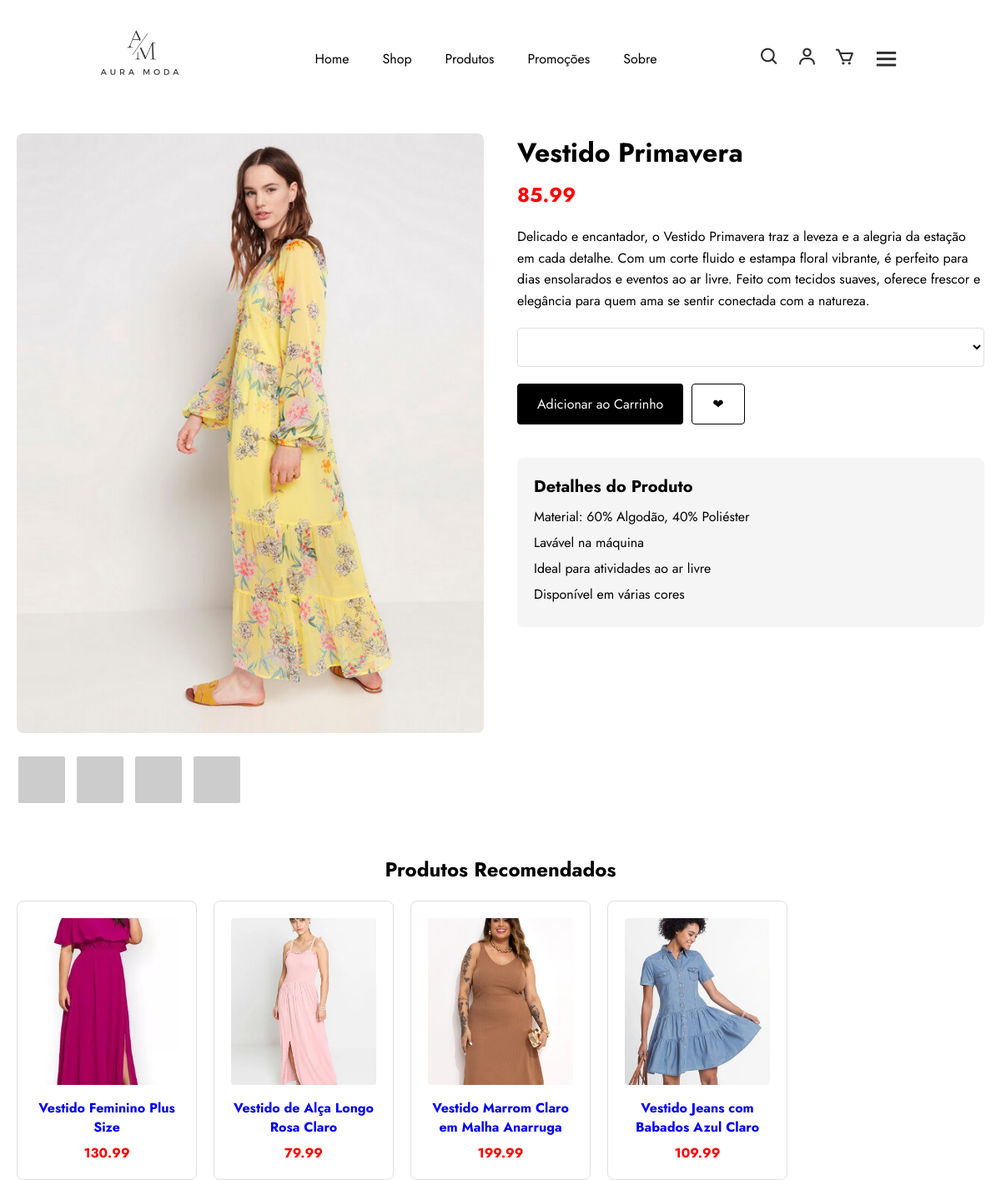
/detalhe/3, run on the app's committed database.
### ecommerce/models.py (models this page shows, shortened)
class Produto(models.Model):
    nome = models.CharField(max_length=200)
    descricao = models.TextField()
    preco = models.DecimalField(max_digits=10, decimal_places=2)  # Exemplo: 99999.99
    estoque = models.PositiveIntegerField()
    categoria = models.ForeignKey(Categoria, on_delete=models.SET_NULL, null=True, related_name='produtos')
    imagem = models.ImageField(upload_to='produtos/', blank=True)  # Caso queira armazenar imagem
    data_adicionado = models.DateTimeField(auto_now_add=True)

### ecommerce/views.py (the view)
# urls.py: path('detalhe/<int:produto_id>', views.detalhe_produto, name='detalhes'),
def detalhe_produto(request, produto_id):
    produto = get_object_or_404(Produto, id=produto_id)
    variacoes = produto.variacoes.all()
    produtos_recomendados = Produto.objects.filter(categoria=produto.categoria).exclude(id=produto.id)[:4]
    context = {
        'produto': produto,
        'variacoes': variacoes,
        'produtos_recomendados': produtos_recomendados,
    }
    return render(request, 'ecommerce/detalhe.html', context)

### ecommerce/templates/ecommerce/detalhe.html (shortened to what this page needs)
{% extends "base.html" %}
{% load static %}
{% block main %}
<link rel="stylesheet" href="{% static "css/detalhe.css" %}">
<main class="container">
    <div class="product-detail">
        <div class="product-images">
            <img src="{{produto.imagem.url}}" alt="Produto" class="main-image" id="mainImage">
            <div class="thumbnail-container">
                <img src="https://via.placeholder.com/60x60" alt="Thumbnail 1" class="thumbnail">
                <img src="https://via.placeholder.com/60x60" alt="Thumbnail 2" class="thumbnail">
                <img src="https://via.placeholder.com/60x60" alt="Thumbnail 3" class="thumbnail">
                <img src="https://via.placeholder.com/60x60" alt="Thumbnail 4" class="thumbnail">
            </div>
        </div>
        <div class="product-info">
            <h1>{{produto.nome}}</h1>
            <div class="price">{{produto.preco}}</div>
            <p class="description">{{produto.descricao}}</p>
            <div class="size-selector">
                <select name="variacao_id" id="size" required>
                </select>
            </div>
            <div class="buttons">
                <button class="btn btn-primary" id="addToCart">Adicionar ao Carrinho</button>
                <button class="btn btn-secondary" id="addToWishlist">❤</button>
            </div>
            <div class="product-details">
                <h2>Detalhes do Produto</h2>
                <ul>
                    <li>Material: 60% Algodão, 40% Poliéster</li>
                    <li>Lavável na máquina</li>
                    <li>Ideal para atividades ao ar livre</li>
                    <li>Disponível em várias cores</li>
                </ul>
            </div>
        </div>
    </div>
    <div class="recommended-products">
        <h2>Produtos Recomendados</h2>
        <div class="product-grid">
            {% for produto_recomendado in produtos_recomendados %}
            <div class="product-card">
                <a href="{% url "detalhes" produto_recomendado.id %}">
                    <img src="{{produto_recomendado.imagem.url}}" alt="{{produto_recomendado.nome}}">
                    <h3>{{produto_recomendado.nome}}</h3>
                    <p>{{produto_recomendado.preco}}</p>
                </a>
            </div>
            {% endfor %}
        </div>
    </div>
</main>
{% endblock main %}

### static/css/experimento.css (style rules this page uses)
:root { --primary-color: #000000; --secondary-color: #ffffff; --accent-color: #ff0000; --text-color: #333333; --light-gray: #f5f5f5; --medium-gray: #e0e0e0; }
* { margin: 0; padding: 0; box-sizing: border-box; scroll-behavior: smooth; font-family: "Jost", sans-serif; list-style: none; text-decoration: none; }
html, body { min-height: 100%; }

### static/css/detalhe.css (style rules this page uses)
:root { --primary-color: #000000; --secondary-color: #ffffff; --accent-color: #ff0000; --text-color: #333333; --light-gray: #f5f5f5; --medium-gray: #e0e0e0; }
.container { max-width: 1200px; margin: 0 auto; padding: 0 20px; padding-top: 10%; }
.product-detail { display: flex; flex-wrap: wrap; margin-top: 40px; gap: 40px; }
.product-images { flex: 1; min-width: 300px; }
.main-image { width: 100%; height: auto; margin-bottom: 20px; border-radius: 8px; }
.thumbnail-container { display: flex; gap: 10px; }
.thumbnail { width: 60px; height: 60px; object-fit: cover; cursor: pointer; border-radius: 4px; border: 2px solid transparent; transition: border-color 0.3s ease; }
.product-info { flex: 1; min-width: 300px; }
h1 { font-size: 32px; margin-bottom: 10px; font-weight: 700; }
.price { font-size: 24px; font-weight: bold; margin-bottom: 20px; color: var(--accent-color); }
.description { margin-bottom: 20px; line-height: 1.6; }
.size-selector { margin-bottom: 20px; }
select { width: 100%; padding: 10px; font-size: 16px; border: 1px solid var(--medium-gray); border-radius: 4px; background-color: var(--secondary-color); }
.buttons { display: flex; gap: 10px; margin-bottom: 20px; }
.btn { padding: 12px 24px; font-size: 16px; cursor: pointer; border: none; border-radius: 4px; transition: background-color 0.3s ease, transform 0.1s ease; }
.btn-primary { background-color: var(--primary-color); color: var(--secondary-color); }
.btn-secondary { background-color: var(--secondary-color); color: var(--primary-color); border: 1px solid var(--primary-color); }
.product-details { margin-top: 40px; background-color: var(--light-gray); padding: 20px; border-radius: 8px; }
.product-details h2 { font-size: 20px; margin-bottom: 10px; }
.product-details ul { list-style-type: none; padding: 0; }
.product-details li { margin-bottom: 8px; }
.recommended-products { margin-top: 60px; }
.recommended-products h2 { font-size: 24px; margin-bottom: 20px; text-align: center; }
.product-grid { display: grid; grid-template-columns: repeat(auto-fill, minmax(200px, 1fr)); gap: 20px; }
.product-card { background-color: var(--secondary-color); border: 1px solid var(--medium-gray); border-radius: 8px; padding: 20px; text-align: center; transition: box-shadow 0.3s ease; }
.product-card img { width: 100%; height: 200px; object-fit: cover; border-radius: 4px; margin-bottom: 10px; }
.product-card h3 { font-size: 16px; margin-bottom: 8px; }
.product-card p { font-weight: bold; color: var(--accent-color); }

### data on the page
Produto: imagem (picture), nome "Vestido Primavera", preco "85.99", descricao "Delicado e encantador, o Vestido Primavera traz a leveza e a alegria da estação em cada detalhe. Com um corte fluido e estampa floral vibrante, é perfeito para dias ensolarados e eventos ao ar livre. Feito com tecidos suaves, oferece frescor e elegância para quem ama se sentir conectada com a natureza."
Produto: imagem (picture), nome "Vestido Feminino Plus Size", preco "130.99"
Produto: imagem (picture), nome "Vestido de Alça Longo Rosa Claro", preco "79.99"
Produto: imagem (picture), nome "Vestido Marrom Claro em Malha Anarruga", preco "199.99"
Produto: imagem (picture), nome "Vestido Jeans com Babados Azul Claro", preco "109.99"
